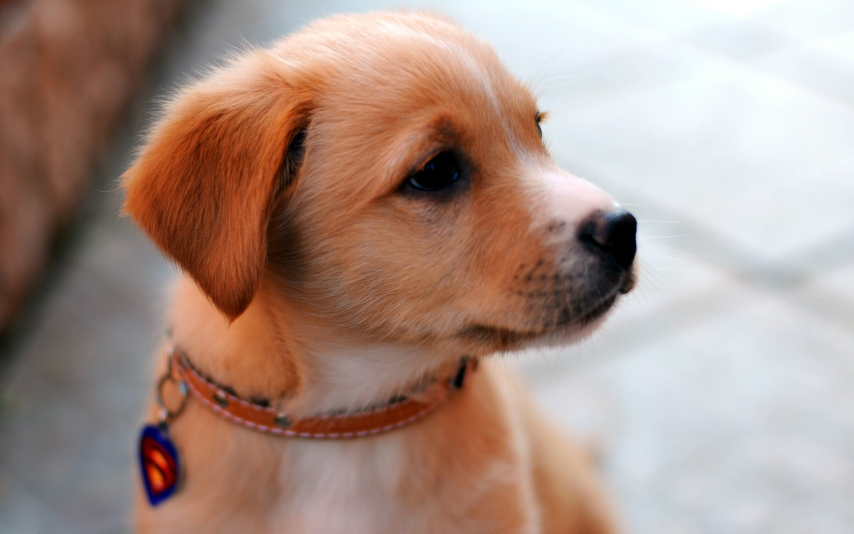
#> input picture IP/image.jpg, 2560 x 1600 px (shown at 1/3 size)
$ python LnrTrnsfm.py
#> lines starting #> are read from the running program, lines starting #| are printed output that depends on the picture
import cv2
import numpy as np
import matplotlib.pyplot as plt

img2 = cv2.imread('image.jpg')
#> img2 is the input picture: shape (1600, 2560, 3); mean B, G, R 135.3, 145.6, 170

plt.imshow(img2[:, :, ::-1])
plt.axis('off')


# func to apply transformation and visualize the result
def perform_Transformation(image, M):
    """
    Takes in input image and the transformation matrix
    Appl
    """
    rows, cols, ch = image.shape
#> rows = 1600; cols = 2560; ch = 3

    dst = cv2.warpAffine(image, M, (cols, rows))

    plt.figure(figsize=(24, 8))
    plt.subplot(121)
    plt.imshow(image[:, :, ::-1])
    plt.axis('off')
    plt.title('Original Image')

    plt.subplot(122)
    plt.imshow(dst[:, :, ::-1])
    plt.axis('off')
    plt.title("Transformed Image")


# Translation
M = np.float32([[1, 0, 400],
                [0, 1, 50]])

# tranlates the image to 400 pixels in x direction and 50 pixels in y direction

perform_Transformation(img2, M)

# Scaling
M = np.float32([[0.4, 0, 0],
                [0, 0.4, 0]])

# scale image down by a factor of 0.4 in both directions
perform_Transformation(img2, M)

# Rotation
center = (img2.shape[1]//2, img2.shape[0]//2)
#> center = (1280, 800)
angle = -90
scale = 1

# rotate the image by 50 anti clockwise and scale the result by 0.6
rot_mat = cv2.getRotationMatrix2D(center, angle, scale)

perform_Transformation(img2, rot_mat)
#> in perform_Transformation (call 3), `dst = cv2.warpAffine(image, M, (cols, rows))`:
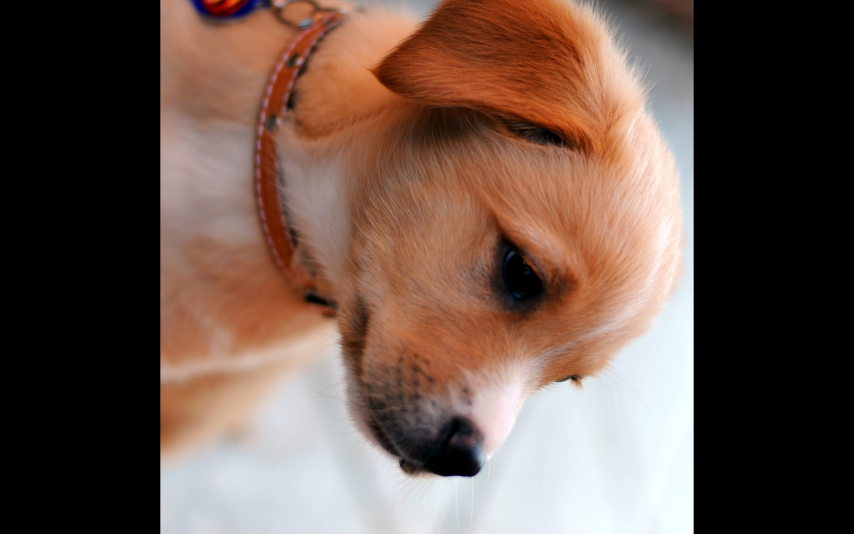
#> dst: shape (1600, 2560, 3) (shown at 1/3 size); mean B, G, R 75.8, 85.5, 107.1

# Sheer (vertical)
M = np.float32([[1, 0.4, 0],
                [0, 1, 0]])

perform_Transformation(img2, M)
#> in perform_Transformation (call 4), `dst = cv2.warpAffine(image, M, (cols, rows))`:
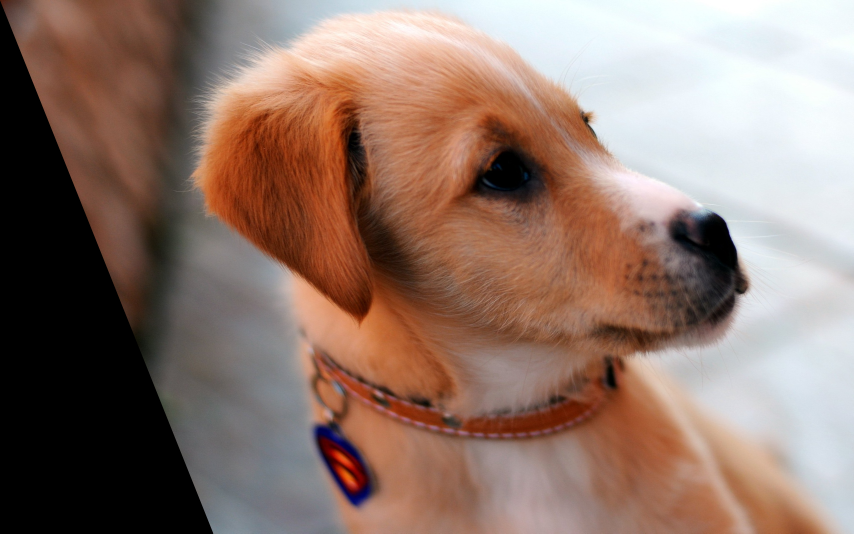
#> dst: shape (1600, 2560, 3) (shown at 1/3 size); mean B, G, R 107.3, 118.3, 143.3

# Sheer (horizontal)
M = np.float32([[1, 0, 0],
                [0.2, 1, 0]])

perform_Transformation(img2, M)
#> in perform_Transformation (call 5), `dst = cv2.warpAffine(image, M, (cols, rows))`:
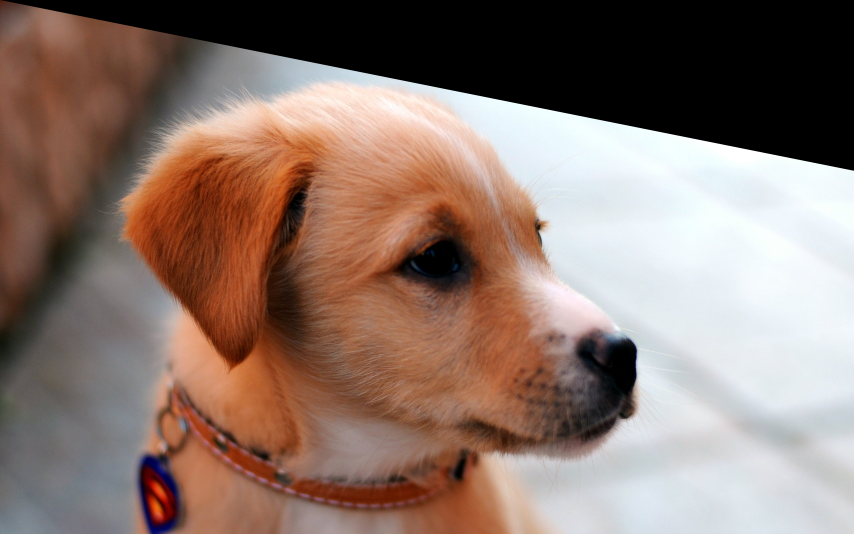
#> dst: shape (1600, 2560, 3) (shown at 1/3 size); mean B, G, R 108.9, 118.2, 139.9

# Sheer (both added)
M = np.float32([[1, 0.4, 0],
                [0.2, 1, 0]])

perform_Transformation(img2, M)
#> in perform_Transformation (call 6), `dst = cv2.warpAffine(image, M, (cols, rows))`:
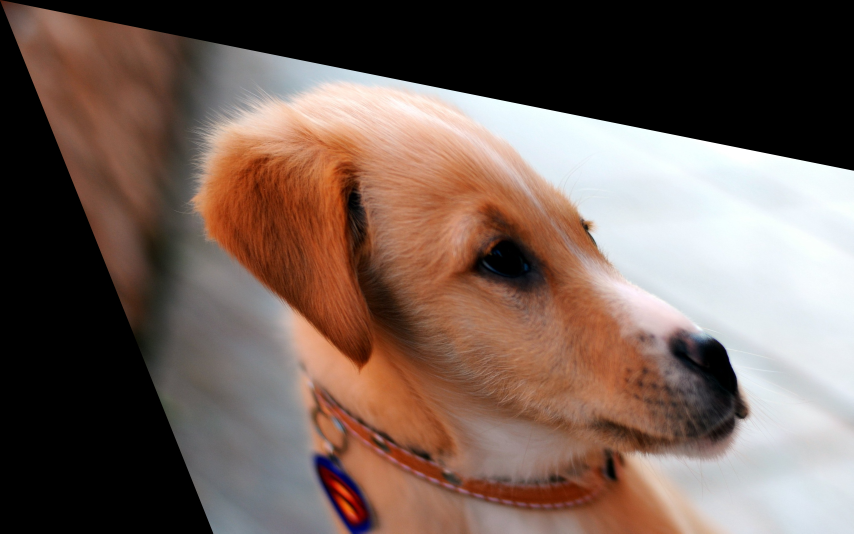
#> dst: shape (1600, 2560, 3) (shown at 1/3 size); mean B, G, R 86.9, 95.7, 115.9

plt.waitforbuttonpress()
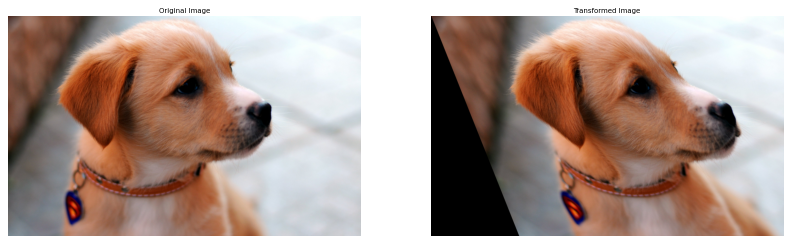
#> figure drawn by matplotlib, 2 panels
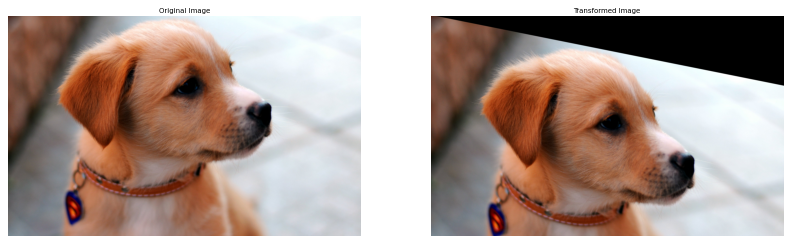
#> figure drawn by matplotlib, 2 panels
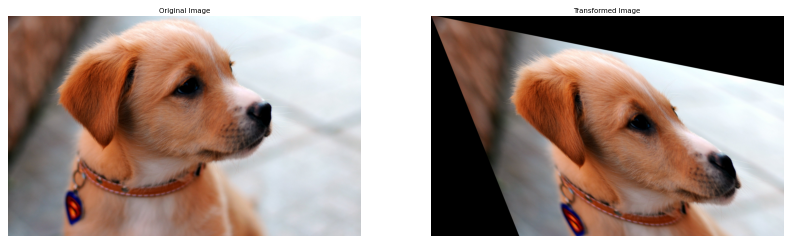
#> figure drawn by matplotlib, 2 panels
# cv2.waitKey(0)
